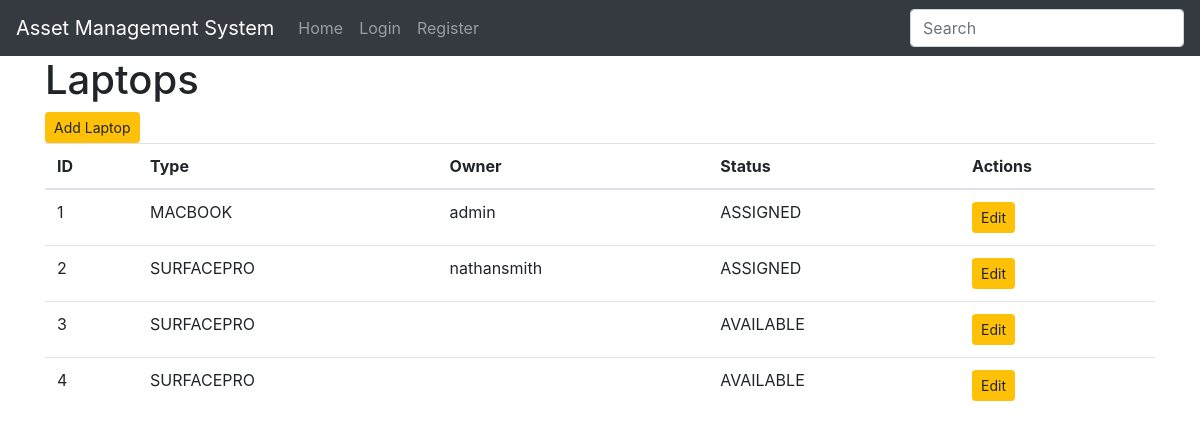
The app's page /display_laptops, older data.
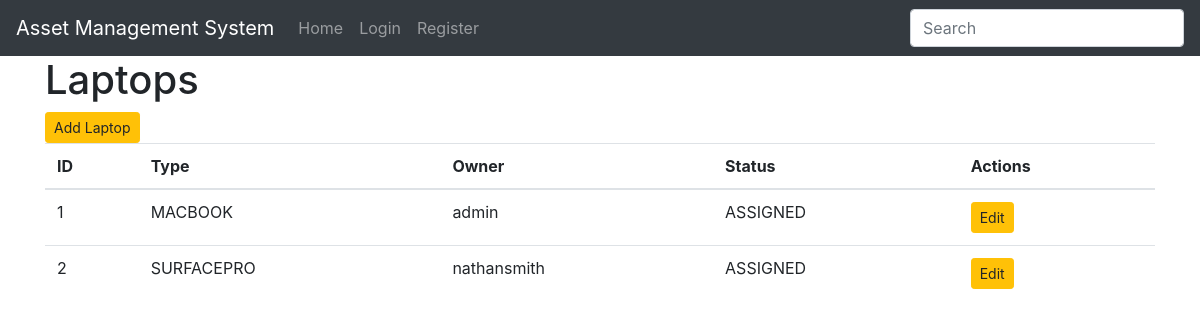
The same page, newer data.
### inventory/models.py (models this page shows, shortened)
class Laptop(models.Model):
    type_choices = (
        ('SURFACEPRO', 'Surface Pro'),
        ('MACBOOK', 'MacBook'),
        ('THINKPAD', 'Thinkpad')
    )
    type = models.CharField(max_length=100, choices=type_choices, blank=False)
    owner = models.ForeignKey(User, blank=True, null=True, on_delete=models.CASCADE)
    status_choices = (
        ('AVAILABLE', 'Device is available to be assigned'),
        ('ASSIGNED', 'Device is assigned to a staff member'),
        ('SETUP_REQUIRED', 'This device needs setting up before it can be assigned'),
    )
    status =models.CharField(max_length=100, choices=status_choices, blank=False)

### inventory/views.py (the view)
# urls.py: re_path(r'^display_laptops$', display_laptops, name='display_laptops'),
def display_laptops(request):
    items = Laptop.objects.all()
    context = {
        'items' : items,
        'header' : 'Laptops',
    }
    return render(request, 'inventory/index.html', context)

### inventory/templates/inventory/index.html (shortened to what this page needs)
{% extends 'inventory/base.html' %}
{% block body%}
    <h1>{{ header }}</h1>
    <div class="button-group">
        {% if header == "Laptops" %}
            <a href="{% url 'add_laptop' %}" class="btn btn-warning btn-sm" role="button">Add Laptop</a>
        {% elif header == "Mobiles" %}
            <a href="{% url 'add_mobile' %}" class="btn btn-warning btn-sm" role="button">Add Mobile</a>
        {% endif %}
    </div>
    {% if header == "Home" %}
        <h2>Welcome to the Asset Management System for NHSD</h2>
        {% if user.is_authenticated %}
            <p>Please select from one of the two following options</p>
            <a href="{% url 'display_laptops' %}" class="btn btn-primary btn-md" role="button">Laptops</a>
            <a href="{% url 'display_mobiles' %}" class="btn btn-primary btn-md" role="button">Mobiles</a>
        {% else %}
            <p>Please login or register an account to access this system</p>
            <a href="{% url 'login' %}" class="btn btn-primary btn-md" role="button">Login</a>
            <a href="{% url 'register_user' %}" class="btn btn-primary btn-md" role="button">Register</a>
        {% endif %}
    {% else %}
        <table class="table table-hover">
            <thead>
                <tr>
                    <th>ID</th>
                    <th>Type</th>
                    <th>Owner</th>
                    <th>Status</th>
                    <th>Actions</th>
                </tr>
            </thead>
            <tbody>
                {% for item in items %}
                    <tr>
                        <td>{{ item.pk }}</td>
                        <td>{{ item.type }}</td>
                        <td>{{ item.owner.username }}</td>
                        <td>{{ item.status }}</td>
                        {% if header == "Laptops" %}
                        <td>
                            <a href="{% url 'edit_laptop' item.pk %}" class="btn btn-warning btn-sm" role="button">Edit</a>
                        </td>
                        {% endif %}
                    </tr>
                {% endfor %}
            </tbody>
        </table>
    {% endif %}
{% endblock %}

### inventory/templates/inventory/base.html (shortened to what this page needs)
<html>
    <head>
        {% load static %}
        <link rel="stylesheet" href="{% static '/css/style.css'%}">
        <link rel="stylesheet" href="https://cdn.jsdelivr.net/npm/bootstrap@4.6.1/dist/css/bootstrap.min.css">
    </head>
    <body>
        <nav class="navbar navbar-expand navbar-dark bg-dark">
            <a class="navbar-brand" href="#">Asset Management System</a>
            <div class="collapse navbar-collapse" id="navbarsExample02">
              <ul class="navbar-nav mr-auto">
                <li class="nav-item">
                  <a class="nav-link" href="{% url 'index' %}">
                    Home<span class="sr-only">(current)</span>
                  </a>
                </li>
                {% if user.is_authenticated %}
                  <li class="nav-item">
                    <a class="nav-link" href="{% url 'display_laptops' %}">
                      Laptops
                    </a>
                  </li>
                  <li class="nav-item">
                    <a class="nav-link" href="{% url 'display_mobiles' %}">
                      Mobiles
                    </a>
                  </li>
                  <li class="nav-item">
                    <a class="nav-link" href="{% url 'logout' %}">
                        Logout
                    </a>
                  </li>
                {% else %}
                  <li class="nav-item">
                    <a class="nav-link" href="{% url 'login' %}">
                        Login
                    </a>
                  </li>
                  <li class="nav-item">
                    <a class="nav-link" href="{% url 'register_user' %}">
                        Register
                    </a>
                  </li>
                {% endif %}
              </ul>
              <form class="form-inline my-2 my-md-0">
                <input class="form-control" type="text" placeholder="Search">
              </form>
            </div>
          </nav>
        <div class="container">
          {% block body %}
          {% endblock %}
        </div>
    </body>
</html>

Row changes from the older to the newer data that the page shows:
removed Laptop: pk "3", type "SURFACEPRO", status "AVAILABLE"
removed Laptop: pk "4", type "SURFACEPRO", status "AVAILABLE"
